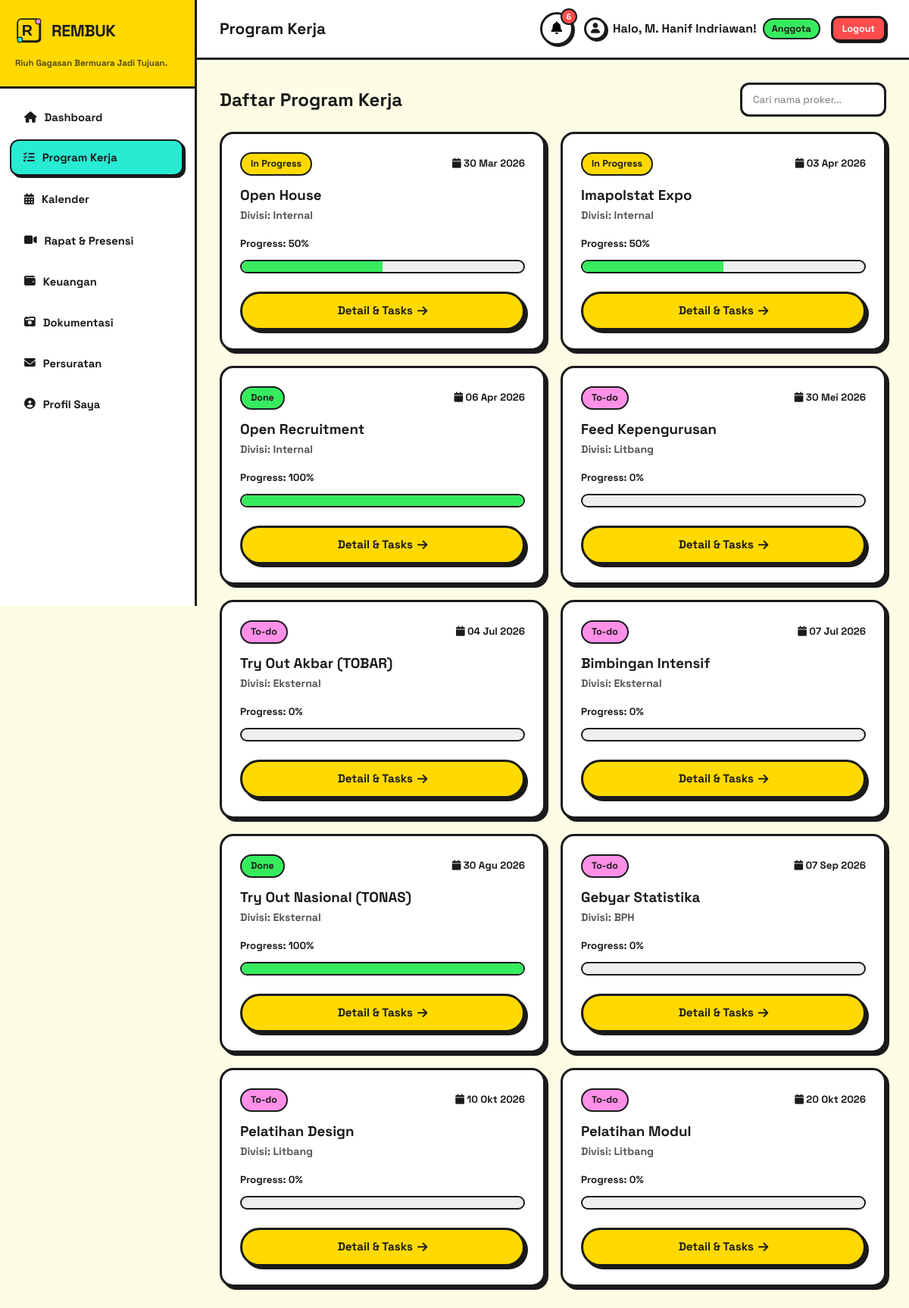
The page /proker/index.php (signed in) on the database its author committed.
### tables this page shows
CREATE TABLE `proker` (
  `id` int(11) NOT NULL,
  `nama_proker` varchar(200) NOT NULL,
  `divisi_id` int(11) NOT NULL,
  `deskripsi` text DEFAULT NULL,
  `tanggal_pelaksanaan` date NOT NULL,
  `tanggal_selesai` date DEFAULT NULL,
  `status` enum('To-do','In Progress','Done') DEFAULT 'To-do',
  `progress_persen` int(11) DEFAULT 0,
  `created_by` int(11) DEFAULT NULL,
  `created_at` timestamp NOT NULL DEFAULT current_timestamp()
);

CREATE TABLE `divisi` (
  `id` int(11) NOT NULL,
  `nama_divisi` varchar(100) NOT NULL,
  `deskripsi` text DEFAULT NULL,
  `created_at` timestamp NOT NULL DEFAULT current_timestamp()
);

### proker/index.php (the view, shortened to what this page needs)
<?php
require_once '../includes/init.php';
$sql = "SELECT p.*, d.nama_divisi FROM proker p JOIN divisi d ON d.id = p.divisi_id";
$params = [];
$sql .= " ORDER BY p.tanggal_pelaksanaan ASC";
$stmt_proker = $pdo->prepare($sql);
$stmt_proker->execute($params);
$all_proker = $stmt_proker->fetchAll();
require_once '../includes/header.php';
?>
<div class="page-header">
    <h2 class="page-title">Daftar Program Kerja</h2>
    <div class="proker-toolbar">
        <div class="proker-search-wrap">
            <input type="text" id="prokerSearchInput" class="neo-input" placeholder="Cari nama proker..." autocomplete="off" aria-label="Cari nama proker">
        </div>
    </div>
</div>
<div class="proker-grid">
    <?php if (empty($all_proker)): ?>
        <p class="proker-empty">Belum ada Program Kerja.</p>
    <?php else: ?>
        <?php foreach ($all_proker as $p): ?>
            <?php
                $badge_class = $p['status'] == 'Done' ? 'done' : ($p['status'] == 'In Progress' ? 'progress' : 'todo');
            ?>
            <div class="neo-card proker-card">
                <div>
                    <div class="flex-between">
                        <span class="neo-badge status-<?= $badge_class ?>"><?= $p['status'] ?></span>
                        <small class="proker-card-date"><i class="fas fa-calendar"></i> <?= tanggalIndo($p['tanggal_pelaksanaan']) ?></small>
                    </div>
                    <h3 class="proker-card-title"><?= e($p['nama_proker']) ?></h3>
                    <p class="proker-card-division">Divisi: <?= e($p['nama_divisi']) ?></p>
                    <div class="proker-card-progress">
                        <small class="text-bold">Progress: <?= $p['progress_persen'] ?>%</small>
                        <div class="progress-bar-bg"><div class="progress-bar-fill" data-progress="<?= (int) $p['progress_persen'] ?>"></div></div>
                    </div>
                </div>
                <div class="proker-card-actions">
                    <a href="detail.php?id=<?= $p['id'] ?>" class="neo-btn neo-btn-warning proker-detail-link">Detail &amp; Tasks <i class="fas fa-arrow-right"></i></a>
                </div>
            </div>
        <?php endforeach; ?>
    <?php endif; ?>
</div>
<?php require_once '../includes/footer.php'; ?>

### assets/css/neobrutalism.css (style rules this page uses)
:root { --bg-color: #fdfce5; --main-black: #1a1a1a; --accent-yellow: #ffd900; --accent-pink: #ff90e8; --accent-cyan: #28ebd4; --accent-green: #37eb5f; --accent-red: #ff4d4d; --shadow-solid: 4px 4px 0px var(--main-black); --shadow-lift: 6px 6px 0px var(--main-black); --radius-card: 18px; --radius-btn: 999px; --radius-btn-square: 10px; --ease: cubic-bezier(.2,.8,.2,1); }
* { box-sizing: border-box; }
body { background-color: var(--bg-color); color: var(--main-black); font-family: 'Space Grotesk', 'Courier New', monospace; margin: 0; line-height: 1.5; }
h1, h2, h3, h4 { line-height: 1.25; }
.neo-card { background-color: #ffffff; border: 3px solid var(--main-black); border-radius: var(--radius-card); box-shadow: var(--shadow-solid); padding: 24px; transition: transform 0.2s var(--ease), box-shadow 0.2s var(--ease); }
.neo-btn { background-color: var(--accent-cyan); color: var(--main-black); border: 3px solid var(--main-black); border-radius: var(--radius-btn); padding: 11px 24px; font-weight: 700; cursor: pointer; box-shadow: var(--shadow-solid); font-size: 0.95rem; transition: all 0.15s var(--ease); display: inline-flex; align-items: center; text-decoration: none; gap: 6px; }
.neo-btn-warning { background-color: var(--accent-yellow); }
.neo-input { border: 3px solid var(--main-black); border-radius: 12px; padding: 11px 14px; font-family: inherit; width: 100%; background: #fff; }
.neo-badge { display: inline-block; padding: 4px 12px; border: 2px solid var(--main-black); border-radius: var(--radius-btn); font-weight: 700; font-size: 0.78rem; }
.flex-between { display: flex; justify-content: space-between; align-items: center; flex-wrap: wrap; gap: 12px; }
.page-header, .page-heading { display: flex; justify-content: space-between; align-items: center; flex-wrap: wrap; gap: 14px; margin-bottom: 20px; }
.page-title, .section-title, .modal-title { margin: 0; font-weight: 800; }
.text-bold { font-weight: 700; }
.status-todo, .badge-todo { background: var(--accent-pink); }
.status-progress, .badge-progress { background: var(--accent-yellow); }
.status-done, .badge-done { background: var(--accent-green); }
.progress-bar-bg { height: 18px; margin: 10px 0; overflow: hidden; background: #eee; border: 2px solid var(--main-black); border-radius: var(--radius-btn); }
.progress-bar-fill { width: var(--progress, 0%); height: 100%; background: var(--accent-green); }
.proker-toolbar { display: flex; gap: 10px; align-items: center; flex-wrap: wrap; }
.proker-search-wrap { position: relative; width: 100%; max-width: 320px; }
.proker-grid { display: grid; grid-template-columns: repeat(auto-fill, minmax(300px, 1fr)); gap: 20px; margin-top: 10px; }
.proker-card { display: flex; flex-direction: column; justify-content: space-between; }
.proker-card-date { font-weight: 700; }
.proker-card-title { margin: 14px 0 5px; }
.proker-card-division { margin: 0; color: #555; font-size: 0.88rem; font-weight: 700; }
.proker-card-progress { margin-top: 14px; }
.proker-card-actions { display: flex; gap: 8px; margin-top: 14px; }
.proker-detail-link { flex: 1; justify-content: center; text-decoration: none; }

### rows shown on the page
proker: status "In Progress", tanggal_pelaksanaan "30 Mar 2026", nama_proker "Open House", divisi.nama_divisi "Internal", progress_persen "50"
proker: status "In Progress", tanggal_pelaksanaan "03 Apr 2026", nama_proker "Imapolstat Expo", divisi.nama_divisi "Internal", progress_persen "50"
proker: status "Done", tanggal_pelaksanaan "06 Apr 2026", nama_proker "Open Recruitment", divisi.nama_divisi "Internal", progress_persen "100"
proker: status "To-do", tanggal_pelaksanaan "30 Mei 2026", nama_proker "Feed Kepengurusan", divisi.nama_divisi "Litbang", progress_persen "0"
proker: status "To-do", tanggal_pelaksanaan "04 Jul 2026", nama_proker "Try Out Akbar (TOBAR)", divisi.nama_divisi "Eksternal", progress_persen "0"
proker: status "To-do", tanggal_pelaksanaan "07 Jul 2026", nama_proker "Bimbingan Intensif", divisi.nama_divisi "Eksternal", progress_persen "0"
proker: status "Done", tanggal_pelaksanaan "30 Agu 2026", nama_proker "Try Out Nasional (TONAS)", divisi.nama_divisi "Eksternal", progress_persen "100"
proker: status "To-do", tanggal_pelaksanaan "07 Sep 2026", nama_proker "Gebyar Statistika", divisi.nama_divisi "BPH", progress_persen "0"
proker: status "To-do", tanggal_pelaksanaan "10 Okt 2026", nama_proker "Pelatihan Design", divisi.nama_divisi "Litbang", progress_persen "0"
proker: status "To-do", tanggal_pelaksanaan "20 Okt 2026", nama_proker "Pelatihan Modul", divisi.nama_divisi "Litbang", progress_persen "0"

### other values the page prints
APP_NAME "REMBUK"
APP_TAGLINE "Riuh Gagasan Bermuara Jadi Tujuan."
$pageTitle "Program Kerja"
$notif_total "6"
$user_nama "M. Hanif Indriawan"
$user_role "Anggota"
